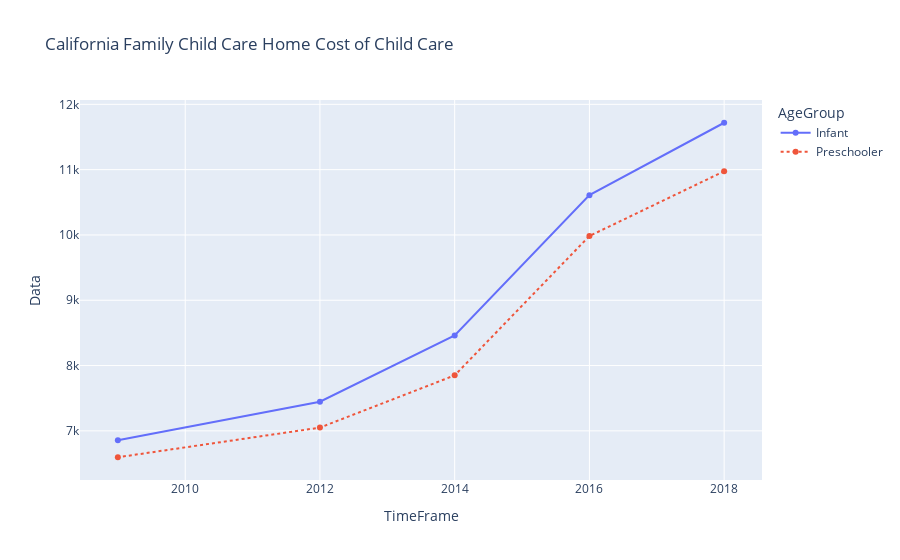

Source (notebook cell):
### Code cell
totalHomeCosts = totalCosts[totalCosts["TypeofFacility"]=="Family Child Care Home"]

linechart = px.line(
    data_frame = totalHomeCosts,
    x = "TimeFrame",
    y = "Data",
    orientation ="v",
    color="AgeGroup",
    line_group = "AgeGroup",
    line_dash = "AgeGroup",
    markers = True,
    title = "California Family Child Care Home Cost of Child Care"
    
)

linechart.show()

### Figure 1 — Plotly figure (JSON) as saved in the notebook; plotly's stock layout.template omitted (floating-point values rounded to 4 significant figures)
{"data": [{"hovertemplate": "AgeGroup=Infant<br>TimeFrame=%{x}<br>Data=%{y}<extra></extra>", "legendgroup": "Infant", "line": {"color": "#636efa", "dash": "solid"}, "marker": {"symbol": "circle"}, "mode": "markers+lines", "name": "Infant", "orientation": "v", "showlegend": true, "type": "scatter", "x": [2018, 2016, 2014, 2012, 2009], "xaxis": "x", "y": [11718, 10609, 8462, 7446, 6855], "yaxis": "y"}, {"hovertemplate": "AgeGroup=Preschooler<br>TimeFrame=%{x}<br>Data=%{y}<extra></extra>", "legendgroup": "Preschooler", "line": {"color": "#EF553B", "dash": "dot"}, "marker": {"symbol": "circle"}, "mode": "markers+lines", "name": "Preschooler", "orientation": "v", "showlegend": true, "type": "scatter", "x": [2018, 2016, 2014, 2012, 2009], "xaxis": "x", "y": [10975, 9984, 7850, 7050, 6596], "yaxis": "y"}], "layout": {"legend": {"title": {"text": "AgeGroup"}, "tracegroupgap": 0}, "title": {"text": "California Family Child Care Home Cost of Child Care"}, "xaxis": {"anchor": "y", "domain": [0, 1], "title": {"text": "TimeFrame"}}, "yaxis": {"anchor": "x", "domain": [0, 1], "title": {"text": "Data"}}}}
